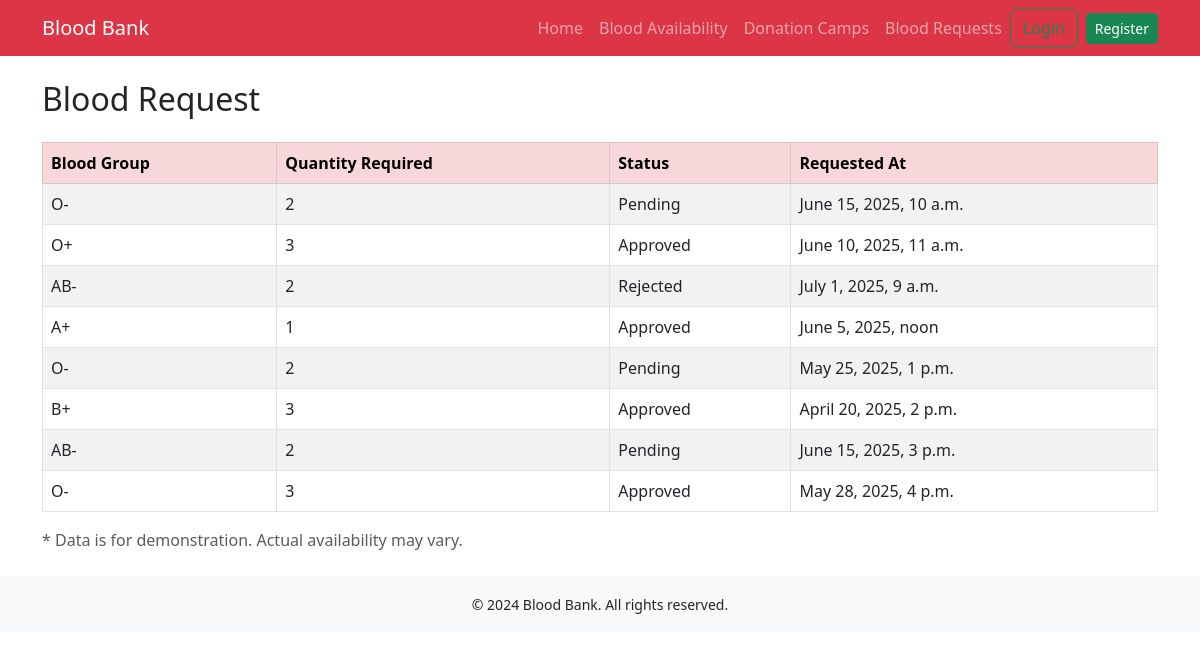
Page /blood_request_list/ on the earlier database version.
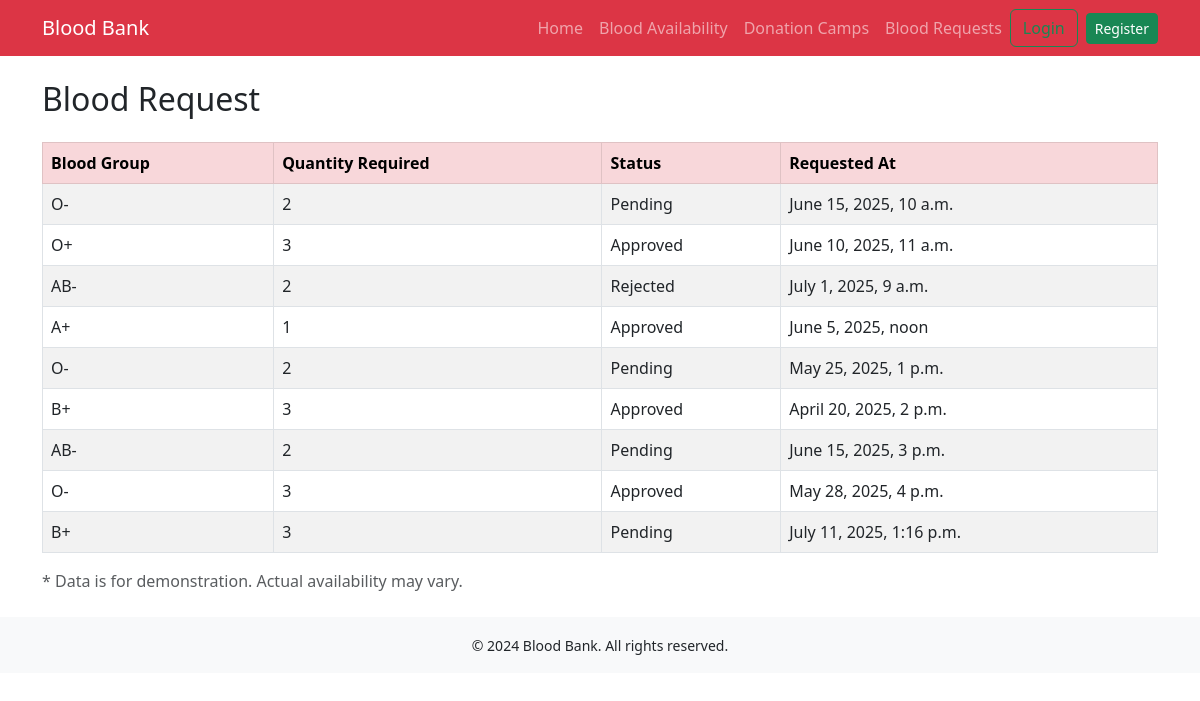
Same page on the later database version.
### blood_bank_main/models.py (models this page shows, shortened)
class BloodRequest(models.Model):
    receiver = models.ForeignKey(Person, on_delete=models.CASCADE, null=True)
    hospital = models.ForeignKey(Hospital, on_delete=models.CASCADE, null=True)
    phone_number = models.CharField(max_length=15, null=True)
    blood_group_required = models.CharField(max_length=5, null=False)
    quantity_required = models.PositiveIntegerField(null=False)
    request_date = models.DateField(auto_now_add=True)
    status = models.CharField(max_length=20, choices=[("Pending", "Pending"), ("Approved", "Approved"), ("Rejected", "Rejected")], default="Pending")
    created_at = models.DateTimeField(auto_now_add=True)

### blood_bank_main/views.py (the view)
# urls.py: path('blood_request_list/', BloodRequestListView.as_view(), name='blood_request_list'),
class BloodRequestListView(ListView):
    model = BloodRequest
    template_name = 'blood_request_list.html'
    context_object_name = 'blood_requests_list'

### templates/blood_request_list.html (shortened to what this page needs)
{% extends 'base.html' %}
{% block content %}
<h2 class="mb-4">Blood Request</h2>
<table class="table table-bordered table-striped">
    <thead class="table-danger">
        <tr>
            <th>Blood Group</th>
            <th>Quantity Required</th>
            <th>Status</th>
            <th>Requested At</th>
        </tr>
    </thead>
    <tbody>
        {% for blood_request in blood_requests_list %}
        <tr>
            <td>{{ blood_request.blood_group_required }}</td>
            <td>{{ blood_request.quantity_required }}</td>
            <td>{{ blood_request.status }}</td>
            <td>{{ blood_request.created_at }}</td>
        </tr>
        {% endfor %}
    </tbody>
</table>
<p class="text-muted">* Data is for demonstration. Actual availability may vary.</p>
{% endblock %}

Differences in the rows shown:
added BloodRequest: blood_group_required "B+", quantity_required "3", status "Pending", created_at "July 11, 2025, 1:16 p.m."
